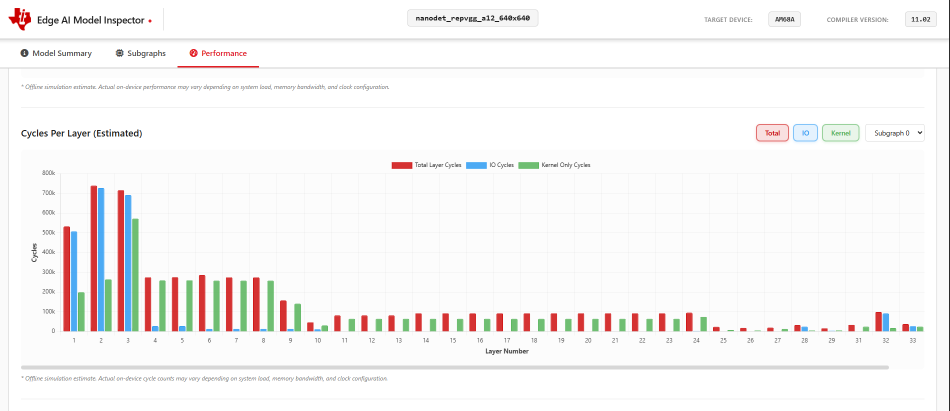
#> input picture tidlrunner/edgeai_tidlrunner/modelinspector/assets/cycle_per_layer.png, 1900 x 821 px (shown at 1/2 size)
$ python -i functional.py   (imports and definitions only)
#> lines starting #> are read from the running program, lines starting #| are printed output that depends on the picture
### edgeai_tidlrunner/runner/modules/vision/blocks/preprocess/functional_pil.py
# Copyright (c) 2018-2025, Texas Instruments
# All Rights Reserved.
#
# Redistribution and use in source and binary forms, with or without
# modification, are permitted provided that the following conditions are met:
#
# * Redistributions of source code must retain the above copyright notice, this
#   list of conditions and the following disclaimer.
#
# * Redistributions in binary form must reproduce the above copyright notice,
#   this list of conditions and the following disclaimer in the documentation
#   and/or other materials provided with the distribution.
#
# * Neither the name of the copyright holder nor the names of its
#   contributors may be used to endorse or promote products derived from
#   this software without specific prior written permission.
#
# THIS SOFTWARE IS PROVIDED BY THE COPYRIGHT HOLDERS AND CONTRIBUTORS "AS IS"
# AND ANY EXPRESS OR IMPLIED WARRANTIES, INCLUDING, BUT NOT LIMITED TO, THE
# IMPLIED WARRANTIES OF MERCHANTABILITY AND FITNESS FOR A PARTICULAR PURPOSE ARE
# DISCLAIMED. IN NO EVENT SHALL THE COPYRIGHT HOLDER OR CONTRIBUTORS BE LIABLE
# FOR ANY DIRECT, INDIRECT, INCIDENTAL, SPECIAL, EXEMPLARY, OR CONSEQUENTIAL
# DAMAGES (INCLUDING, BUT NOT LIMITED TO, PROCUREMENT OF SUBSTITUTE GOODS OR
# SERVICES; LOSS OF USE, DATA, OR PROFITS; OR BUSINESS INTERRUPTION) HOWEVER
# CAUSED AND ON ANY THEORY OF LIABILITY, WHETHER IN CONTRACT, STRICT LIABILITY,
# OR TORT (INCLUDING NEGLIGENCE OR OTHERWISE) ARISING IN ANY WAY OUT OF THE USE
# OF THIS SOFTWARE, EVEN IF ADVISED OF THE POSSIBILITY OF SUCH DAMAGE.

################################################################################

# Also includes parts from: https://github.com/pytorch/vision
# License: https://github.com/pytorch/vision/blob/master/LICENSE
#
# BSD 3-Clause License
#
# Copyright (c) Soumith Chintala 2016,
# All rights reserved.
#
# Redistribution and use in source and binary forms, with or without
# modification, are permitted provided that the following conditions are met:
#
# * Redistributions of source code must retain the above copyright notice, this
#   list of conditions and the following disclaimer.
#
# * Redistributions in binary form must reproduce the above copyright notice,
#   this list of conditions and the following disclaimer in the documentation
#   and/or other materials provided with the distribution.
#
# * Neither the name of the copyright holder nor the names of its
#   contributors may be used to endorse or promote products derived from
#   this software without specific prior written permission.
#
# THIS SOFTWARE IS PROVIDED BY THE COPYRIGHT HOLDERS AND CONTRIBUTORS "AS IS"
# AND ANY EXPRESS OR IMPLIED WARRANTIES, INCLUDING, BUT NOT LIMITED TO, THE
# IMPLIED WARRANTIES OF MERCHANTABILITY AND FITNESS FOR A PARTICULAR PURPOSE ARE
# DISCLAIMED. IN NO EVENT SHALL THE COPYRIGHT HOLDER OR CONTRIBUTORS BE LIABLE
# FOR ANY DIRECT, INDIRECT, INCIDENTAL, SPECIAL, EXEMPLARY, OR CONSEQUENTIAL
# DAMAGES (INCLUDING, BUT NOT LIMITED TO, PROCUREMENT OF SUBSTITUTE GOODS OR
# SERVICES; LOSS OF USE, DATA, OR PROFITS; OR BUSINESS INTERRUPTION) HOWEVER
# CAUSED AND ON ANY THEORY OF LIABILITY, WHETHER IN CONTRACT, STRICT LIABILITY,
# OR TORT (INCLUDING NEGLIGENCE OR OTHERWISE) ARISING IN ANY WAY OUT OF THE USE
# OF THIS SOFTWARE, EVEN IF ADVISED OF THE POSSIBILITY OF SUCH DAMAGE.

import numbers
from typing import Any, List, Sequence

import numpy as np
from PIL import Image, ImageOps, ImageEnhance, __version__ as PILLOW_VERSION

try:
    import accimage
except ImportError:
    accimage = None


def _is_pil_image(img):
    if accimage is not None:
        return isinstance(img, (Image.Image, accimage.Image))
    else:
        return isinstance(img, Image.Image)


# [236 lines left out: functions _get_image_size, pad, crop, resize, _parse_fill, not called in this run]

### edgeai_tidlrunner/runner/modules/vision/blocks/preprocess/functional.py
# Copyright (c) 2018-2025, Texas Instruments
# All Rights Reserved.
#
# Redistribution and use in source and binary forms, with or without
# modification, are permitted provided that the following conditions are met:
#
# * Redistributions of source code must retain the above copyright notice, this
#   list of conditions and the following disclaimer.
#
# * Redistributions in binary form must reproduce the above copyright notice,
#   this list of conditions and the following disclaimer in the documentation
#   and/or other materials provided with the distribution.
#
# * Neither the name of the copyright holder nor the names of its
#   contributors may be used to endorse or promote products derived from
#   this software without specific prior written permission.
#
# THIS SOFTWARE IS PROVIDED BY THE COPYRIGHT HOLDERS AND CONTRIBUTORS "AS IS"
# AND ANY EXPRESS OR IMPLIED WARRANTIES, INCLUDING, BUT NOT LIMITED TO, THE
# IMPLIED WARRANTIES OF MERCHANTABILITY AND FITNESS FOR A PARTICULAR PURPOSE ARE
# DISCLAIMED. IN NO EVENT SHALL THE COPYRIGHT HOLDER OR CONTRIBUTORS BE LIABLE
# FOR ANY DIRECT, INDIRECT, INCIDENTAL, SPECIAL, EXEMPLARY, OR CONSEQUENTIAL
# DAMAGES (INCLUDING, BUT NOT LIMITED TO, PROCUREMENT OF SUBSTITUTE GOODS OR
# SERVICES; LOSS OF USE, DATA, OR PROFITS; OR BUSINESS INTERRUPTION) HOWEVER
# CAUSED AND ON ANY THEORY OF LIABILITY, WHETHER IN CONTRACT, STRICT LIABILITY,
# OR TORT (INCLUDING NEGLIGENCE OR OTHERWISE) ARISING IN ANY WAY OUT OF THE USE
# OF THIS SOFTWARE, EVEN IF ADVISED OF THE POSSIBILITY OF SUCH DAMAGE.

################################################################################

# Also includes parts from: https://github.com/pytorch/vision
# License: https://github.com/pytorch/vision/blob/master/LICENSE
#
# BSD 3-Clause License
#
# Copyright (c) Soumith Chintala 2016,
# All rights reserved.
#
# Redistribution and use in source and binary forms, with or without
# modification, are permitted provided that the following conditions are met:
#
# * Redistributions of source code must retain the above copyright notice, this
#   list of conditions and the following disclaimer.
#
# * Redistributions in binary form must reproduce the above copyright notice,
#   this list of conditions and the following disclaimer in the documentation
#   and/or other materials provided with the distribution.
#
# * Neither the name of the copyright holder nor the names of its
#   contributors may be used to endorse or promote products derived from
#   this software without specific prior written permission.
#
# THIS SOFTWARE IS PROVIDED BY THE COPYRIGHT HOLDERS AND CONTRIBUTORS "AS IS"
# AND ANY EXPRESS OR IMPLIED WARRANTIES, INCLUDING, BUT NOT LIMITED TO, THE
# IMPLIED WARRANTIES OF MERCHANTABILITY AND FITNESS FOR A PARTICULAR PURPOSE ARE
# DISCLAIMED. IN NO EVENT SHALL THE COPYRIGHT HOLDER OR CONTRIBUTORS BE LIABLE
# FOR ANY DIRECT, INDIRECT, INCIDENTAL, SPECIAL, EXEMPLARY, OR CONSEQUENTIAL
# DAMAGES (INCLUDING, BUT NOT LIMITED TO, PROCUREMENT OF SUBSTITUTE GOODS OR
# SERVICES; LOSS OF USE, DATA, OR PROFITS; OR BUSINESS INTERRUPTION) HOWEVER
# CAUSED AND ON ANY THEORY OF LIABILITY, WHETHER IN CONTRACT, STRICT LIABILITY,
# OR TORT (INCLUDING NEGLIGENCE OR OTHERWISE) ARISING IN ANY WAY OUT OF THE USE
# OF THIS SOFTWARE, EVEN IF ADVISED OF THE POSSIBILITY OF SUCH DAMAGE.

import copy
import math
import numbers
import warnings
from typing import Any, Optional

import numpy as np
from PIL import Image

try:
    import accimage
except ImportError:
    accimage = None

from . import functional_pil as F_pil
from . import functional_cv2 as F_cv2


_is_pil_image = F_pil._is_pil_image
_parse_fill = F_pil._parse_fill


def _get_image_size(img):
    """Returns image sizea as (w, h)
    """
    if _is_pil_image(img):
        return F_pil._get_image_size(img)

    return (img.shape[1], img.shape[0])


def _is_numpy(img: Any) -> bool:
    return isinstance(img, np.ndarray)


def _is_numpy_image(img: Any) -> bool:
    return img.ndim in {2, 3}


# [204 lines left out: functions to_numpy_tensor, to_numpy_tensor_4d, normalize, normalize_mean_scale, _normalize_pre, resize and 2 more, not called in this run]


def center_crop(img, output_size):
    """Crops the given image at the center.
    The image can be a PIL Image or a Tensor, in which case it is expected
    to have [..., H, W] shape, where ... means an arbitrary number of leading dimensions

    Args:
        img (PIL Image or Tensor): Image to be cropped.
        output_size (sequence or int): (height, width) of the crop box. If int or sequence with single int
            it is used for both directions.

    Returns:
        PIL Image or Tensor: Cropped image.
    """
    if isinstance(output_size, numbers.Number):
        output_size = (int(output_size), int(output_size))
    elif isinstance(output_size, (tuple, list)) and len(output_size) == 1:
        output_size = (output_size[0], output_size[0])

    image_width, image_height = _get_image_size(img)
    crop_height, crop_width = output_size

    # crop_top = int(round((image_height - crop_height) / 2.))
    # Result can be different between python func and scripted func
    # Temporary workaround:
    crop_top = int((image_height - crop_height + 1) * 0.5)
    # crop_left = int(round((image_width - crop_width) / 2.))
    # Result can be different between python func and scripted func
    # Temporary workaround:
    crop_left = int((image_width - crop_width + 1) * 0.5)
    return crop(img, crop_top, crop_left, crop_height, crop_width)


# [23 lines left out: function resized_crop, not called in this run]

>>> import cv2
>>> picture = cv2.imread('../../../../../../tidlrunner/edgeai_tidlrunner/modelinspector/assets/cycle_per_layer.png', cv2.IMREAD_GRAYSCALE)
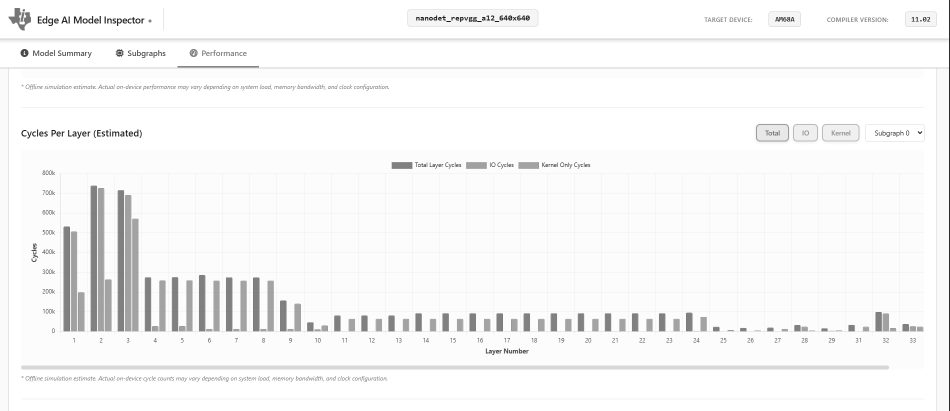
#> picture: shape (821, 1900) (shown at 1/2 size); min 26, max 255, mean 246.6
>>> result = center_crop(picture, 'out.png')
#> (the run stopped early here; a loop or call above may not have finished)

$ run again, on tidlrunner/edgeai_tidlrunner/modelinspector/assets/memory_usage.png
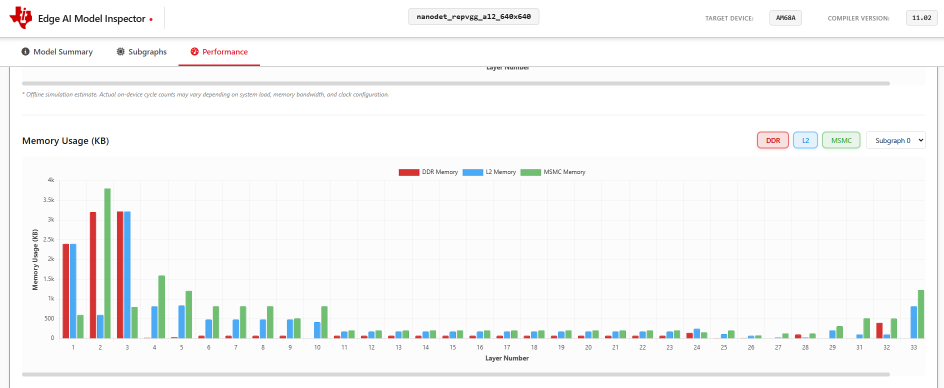
#> input picture tidlrunner/edgeai_tidlrunner/modelinspector/assets/memory_usage.png, 1888 x 776 px (shown at 1/2 size)
#> `picture = cv2.imread('../../../../../../tidlrunner/edgeai_tidlrunner/m..`:
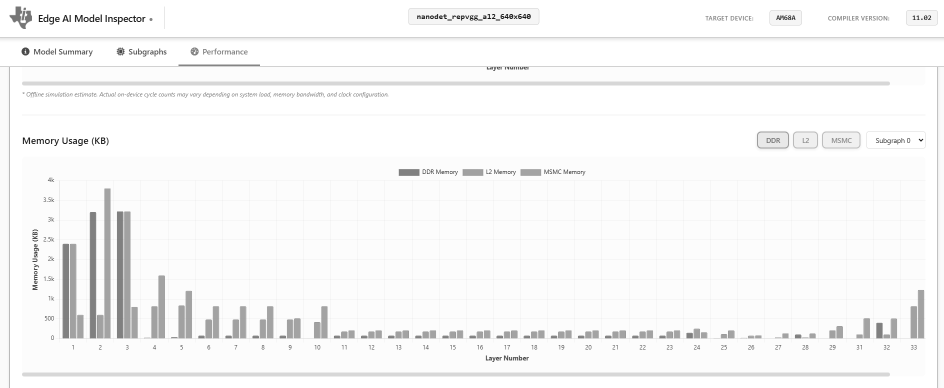
#> picture: shape (776, 1888) (shown at 1/2 size); min 26, max 255, mean 247

$ run again, on tidlrunner/edgeai_tidlrunner/modelinspector/assets/model_visualization.png
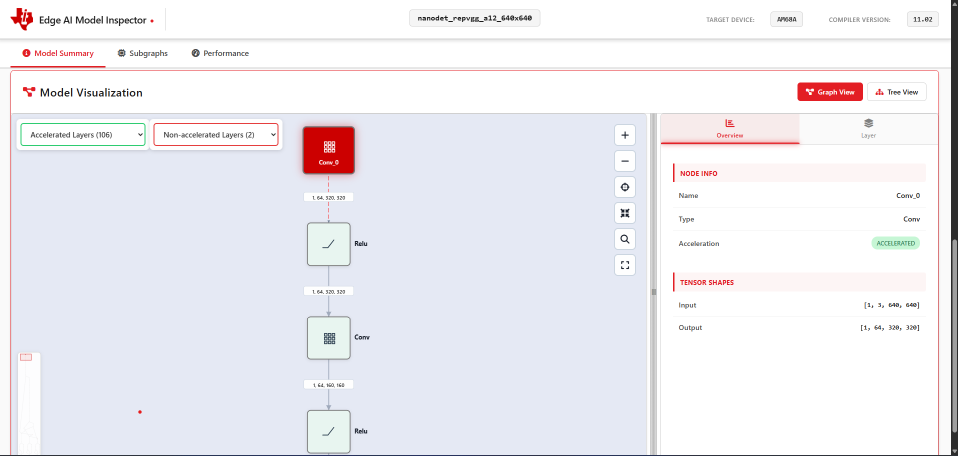
#> input picture tidlrunner/edgeai_tidlrunner/modelinspector/assets/model_visualization.png, 1916 x 912 px (shown at 1/2 size)
#> `picture = cv2.imread('../../../../../../tidlrunner/edgeai_tidlrunner/m..`:
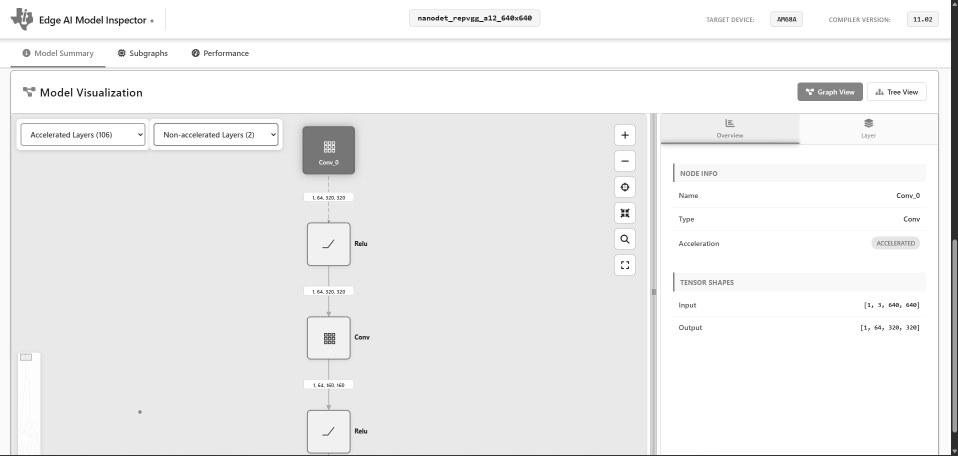
#> picture: shape (912, 1916) (shown at 1/2 size); min 26, max 255, mean 238.5
